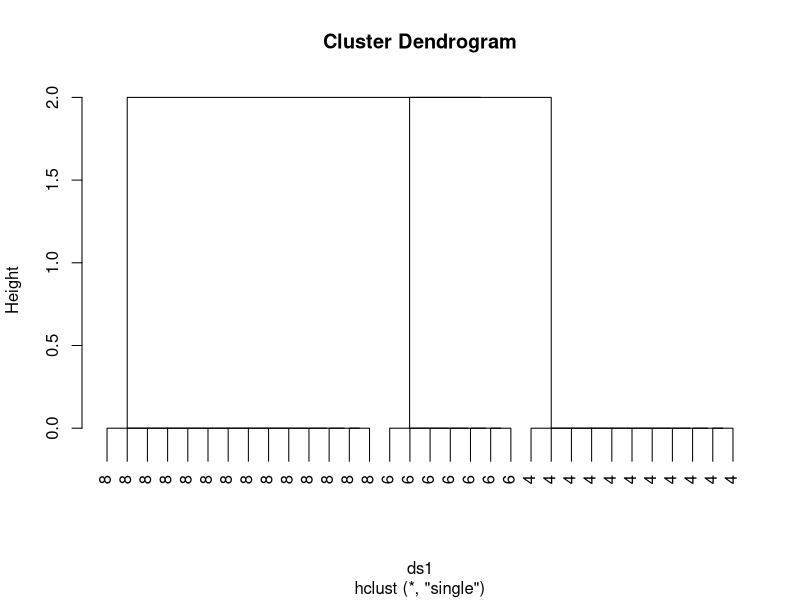
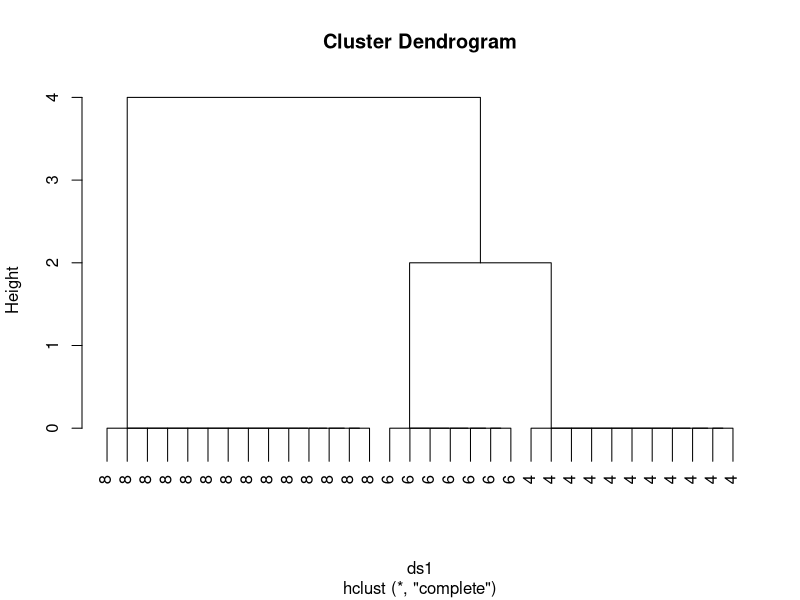
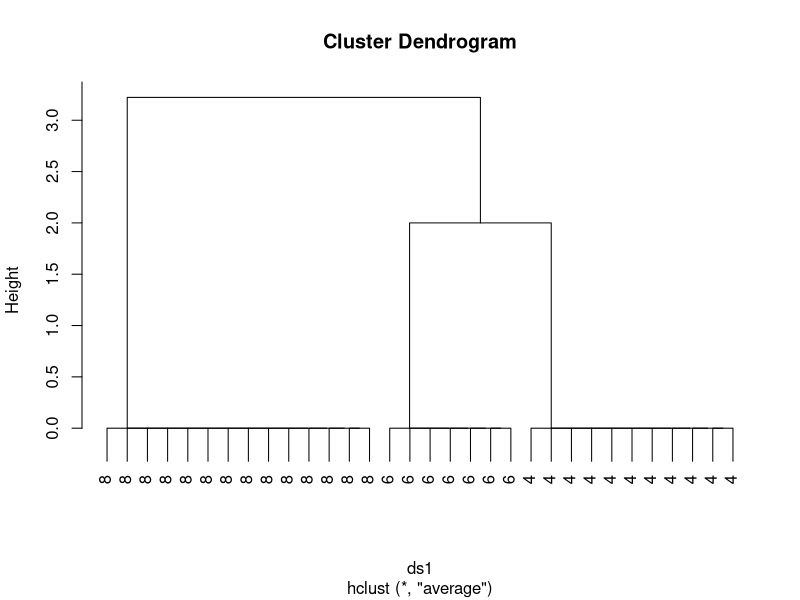
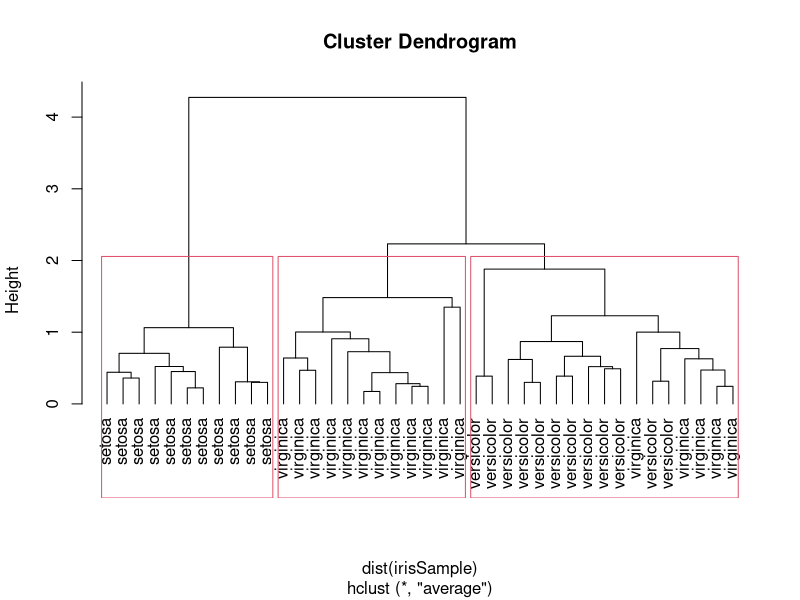

Reproduce these figures in R, in order.
head(mtcars)
#---------Distance with numerical values----------------
numaric_frame<-data.frame(mtcars[,1:3])
?dist
dist(numaric_frame)
table(mtcars$cyl)
#---------Distance with ordinal valuse--------------------
ordinal_frame<-data.frame(mtcars[,1:3])
ordinal_frame1<-ordered(ordinal_frame$cyl,levels= c("4","6","8"))
print(ordinal_frame1)
library(cluster)
?daisy
daisy(as.data.frame(ordinal_frame1))
#---------Distance with nominal valuse---------------------------
nominal_frame<-data.frame(mtcars[,1:4])
nominal_frame1<-ordered(nominal_frame$cyl,levels= c("4","6","8"))
print(nominal_frame1)
library(cluster)
?daisy
daisy(as.data.frame(nominal_frame1))
#---------Distance with binary and mixed attributes -----------------
binary_frame<-data.frame(mtcars[,1:9])
binary_frame1<-ordered(binary_frame$am,levels=c("1","0"))
print(binary_frame1)
library(cluster)
?daisy
daisy(as.data.frame(binary_frame1))

#---------Hierarchical clustering with 3 different values for number -----------------

nominal_frame$cyl<-NULL
ds1<-dist(as.data.frame(nominal_frame1));

hc1<-hclust(ds1, method="single")
plot(hc1,labels=mtcars$cyl)

hc2<-hclust(ds1, method="complete")
plot(hc2,labels=mtcars$cyl)

hc3<-hclust(ds1, method="average")
plot(hc3,labels=mtcars$cyl)


#---------Hierarchical clustering with 3 different values for Mixed Attribute --------------

idx <- sample(1:dim(iris)[1], 40) 
irisSample <- iris[idx,] 
irisSample$Species <- NULL 
hc <- hclust(dist(irisSample), method="ave")

plot(hc, hang = -1, labels=iris$Species[idx]) 
# cut tree into 3 clusters 
rect.hclust(hc, k=3) 
groups <- cutree(hc, k=3)
